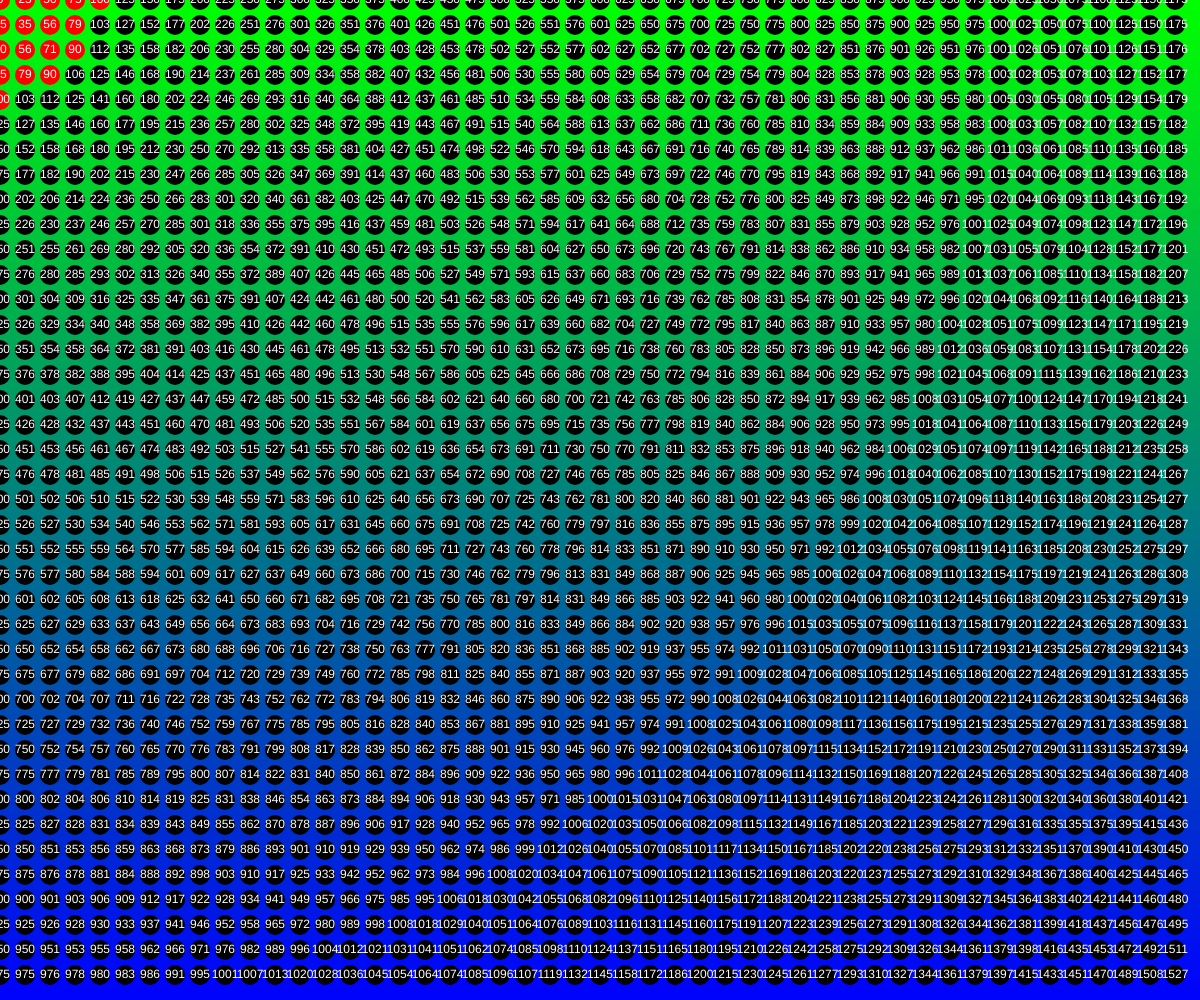
Frame 1 (no input)
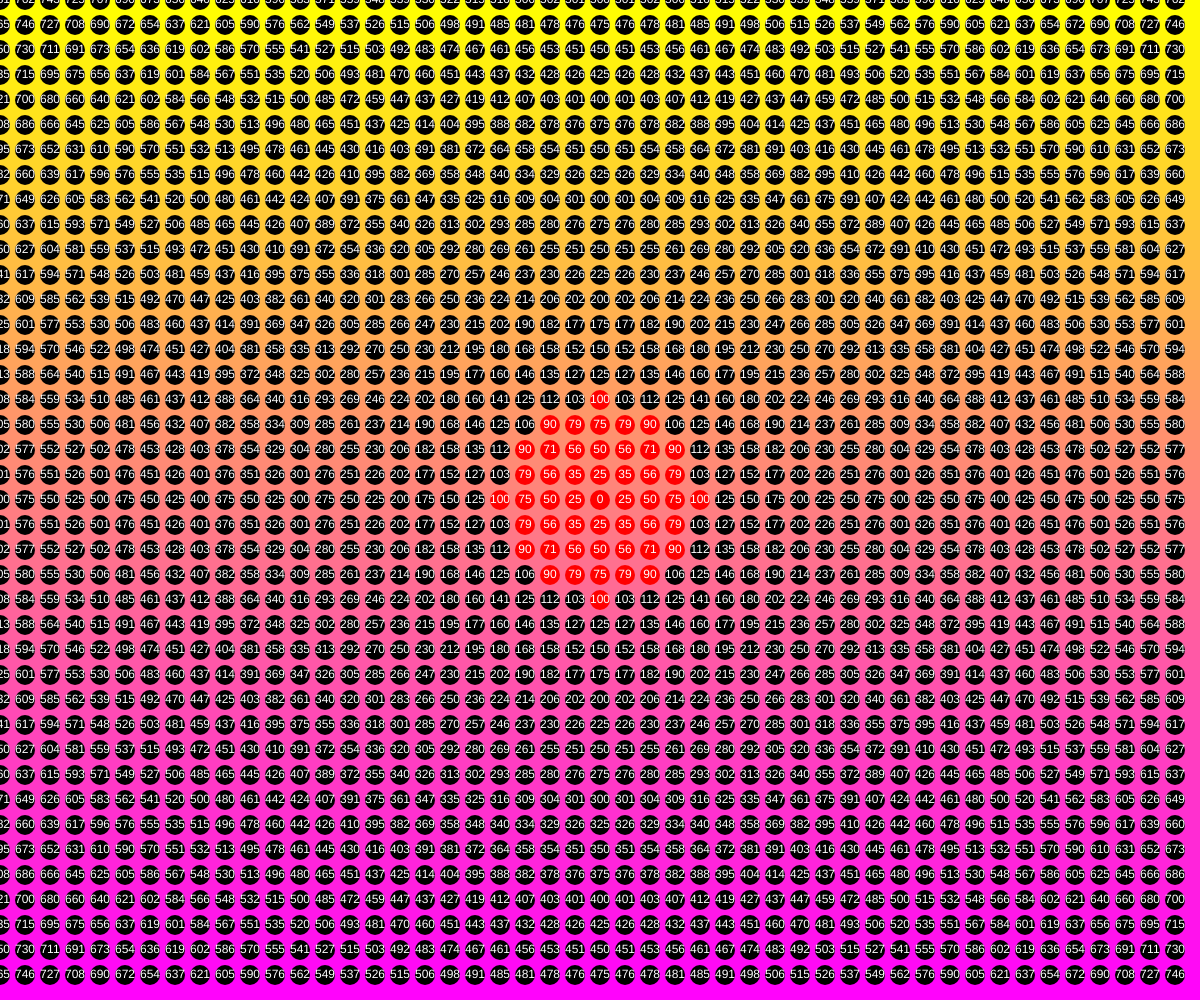
Frame 2 (the mouse pressed at the canvas centre, redrawn once)

The p5.js sketch that drew these frames (run headless with seeded random() and noise() and a simulated clock; the mouse was pressed at the canvas centre and the sketch redrawn once):

// p5.js sketch
// ── sketch.js
// Gradient Background + Nested Loops
// Assiya Boulfiza
// Feb 29th, 2024
// Creating a gradient + drawing with nested loops

let rectHeight = 10;
let circleSize = 20;
let spacing = 25;

function setup() {
  createCanvas(windowWidth, windowHeight);
  noStroke();
  noLoop();
}

function mousePressed(){
  //draw();
  gradientBackground();
  nestedLoops();
}

function draw() {
  gradientBackground();
  nestedLoops();
}

function circleDistance(x1, y1, x2, y2){
  //given two points (x1, y1) , (x2, y2) return the starightline distance between
  let a = abs(x1-x2);
  let b = abs(y1-y2);
  let c = sqrt(pow(a,2) + pow(b,2));
  return c
  //dist();
}

function nestedLoops(){
  // using a loop within a loop, generate a grid arrangement
  // for some circles
  for(let x = 0; x < width; x+=spacing){ // COLUMN 0 20 40 60 80
    for(let y = 0; y< height; y+=spacing){ // ROWS 0 20 40 60 80
      let d = round(circleDistance(x,y,mouseX,mouseY));

      //close circles: different colour 
      let currentSize = circleSize
      if( d > 100){
        fill(0);
      }
      else{
        fill(255 ,0 , 0);
        currentSize = circleSize *1.2;
      }
      circle(x, y, circleSize);
      fill(255);
      textAlign(CENTER, CENTER);
      text(d, x, y);
    }
  }
}

function gradientBackground(){
   // use a single loop to draw several rectangles
   // then color them into a gradient
   let y = 0;
   while(y < height){
      let c = color(mouseX,map(y,0,height,255,0),map(y,0,height,0,255));
      fill(c); 
      rect(0,y,width,rectHeight);
      y += rectHeight;
   }

}
